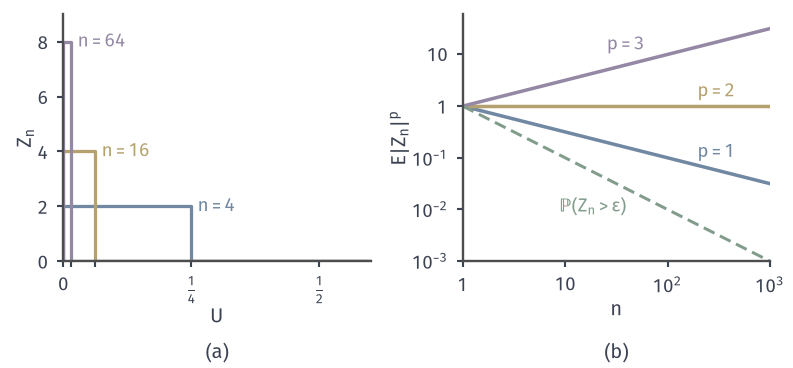

Write Python code to recreate this figure.
from pathlib import Path
import sys
HERE = Path(__file__).resolve().parent
sys.path.insert(0, str(HERE.parent/'rvconv-common'))
from rvconv_fig import *
# Z_n = sqrt(n) 1{U < 1/n} on U ~ Unif(0,1).
# (a) Z_n as a function of U for n = 4, 16, 64 (heights 2, 4, 8; widths 1/4, 1/16, 1/64).
# (b) exact moments E|Z_n|^p = n^{p/2 - 1} for p = 1, 2, 3 and P(|Z_n| > eps) = 1/n (eps < 1), log-log axes.
fig, axes = figure(width_mm=112, height_mm=52, ncols=2)
panel(fig, left=.08, wspace=.3, bottom=.29)
ax = axes[0]; style(ax)
for n, c in ((4, BLUE), (16, YELLOW), (64, PURPLE)):
    h = np.sqrt(n); w = 1/n
    ax.plot([0, 0, w, w, .6], [0, h, h, 0, 0], color=c, lw=1.3)
    lab(ax, w + .012, h, r'$n=%d$' % n, c, va='center')
ax.set_xlim(0, .6); ax.set_ylim(0, 9); ax.set_xticks([0, 1/64, 1/16, 1/4, .5]); ax.set_xticklabels(['$0$', '', '', r'$\frac{1}{4}$', r'$\frac{1}{2}$'])
axlab(ax, '$U$', r'$Z_n$')
ax = axes[1]; style(ax)
n = np.logspace(0, 3, 200)
for p, c in ((1, BLUE), (2, YELLOW), (3, PURPLE)):
    ax.loglog(n, n**(p/2 - 1), color=c, lw=1.4)
ax.loglog(n, 1/n, color=GREEN, lw=1.2, ls=DASH)
lab(ax, 300, 300**(-.5)*1.5, '$p=1$', BLUE, ha='center', va='bottom')
lab(ax, 300, 1.25, '$p=2$', YELLOW, ha='center', va='bottom')
lab(ax, 60, 60**.5*1.3, '$p=3$', PURPLE, ha='right', va='bottom')
lab(ax, 40, 1/40*.7, 'ℙ$(Z_n>\\varepsilon)$', GREEN, ha='right', va='top')
ax.set_xlim(1, 1000); ax.set_ylim(1e-3, 60); logticks(ax, [0, 1, 2, 3], axis='x'); logticks(ax, [-3, -2, -1, 0, 1])
axlab(ax, '$n$', r'$\mathrm{E}|Z_n|^p$')
tags(fig, axes)
save(fig, HERE, 'figure', {'E_Z_n^p': 'n^(p/2-1)', 'n=16': {'p1': 16**-.5, 'p2': 1.0, 'p3': 16**.5}})
